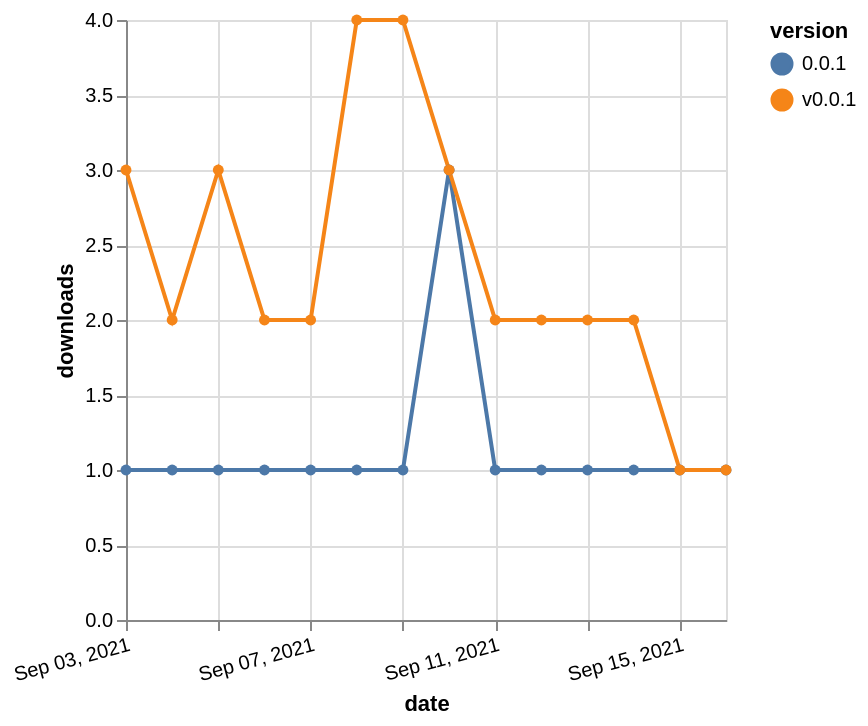

Source (Vega-Lite JSON):
### Vega-Lite specification from a JSON file in a GitHub repository (floating-point values rounded to 4 significant figures)
{"$schema": "https://vega.github.io/schema/vega-lite/v5.json", "description": "A simple bar chart with embedded data.", "data": {"values": [{"date": "2021-09-03", "total": 215, "delta": 1, "version": "0.0.1"}, {"date": "2021-09-04", "total": 216, "delta": 1, "version": "0.0.1"}, {"date": "2021-09-05", "total": 217, "delta": 1, "version": "0.0.1"}, {"date": "2021-09-06", "total": 218, "delta": 1, "version": "0.0.1"}, {"date": "2021-09-07", "total": 219, "delta": 1, "version": "0.0.1"}, {"date": "2021-09-08", "total": 220, "delta": 1, "version": "0.0.1"}, {"date": "2021-09-09", "total": 221, "delta": 1, "version": "0.0.1"}, {"date": "2021-09-10", "total": 224, "delta": 3, "version": "0.0.1"}, {"date": "2021-09-11", "total": 225, "delta": 1, "version": "0.0.1"}, {"date": "2021-09-12", "total": 226, "delta": 1, "version": "0.0.1"}, {"date": "2021-09-13", "total": 227, "delta": 1, "version": "0.0.1"}, {"date": "2021-09-14", "total": 228, "delta": 1, "version": "0.0.1"}, {"date": "2021-09-15", "total": 229, "delta": 1, "version": "0.0.1"}, {"date": "2021-09-16", "total": 230, "delta": 1, "version": "0.0.1"}, {"date": "2021-09-03", "total": 2961, "delta": 3, "version": "v0.0.1"}, {"date": "2021-09-04", "total": 2963, "delta": 2, "version": "v0.0.1"}, {"date": "2021-09-05", "total": 2966, "delta": 3, "version": "v0.0.1"}, {"date": "2021-09-06", "total": 2968, "delta": 2, "version": "v0.0.1"}, {"date": "2021-09-07", "total": 2970, "delta": 2, "version": "v0.0.1"}, {"date": "2021-09-08", "total": 2974, "delta": 4, "version": "v0.0.1"}, {"date": "2021-09-09", "total": 2978, "delta": 4, "version": "v0.0.1"}, {"date": "2021-09-10", "total": 2981, "delta": 3, "version": "v0.0.1"}, {"date": "2021-09-11", "total": 2983, "delta": 2, "version": "v0.0.1"}, {"date": "2021-09-12", "total": 2985, "delta": 2, "version": "v0.0.1"}, {"date": "2021-09-13", "total": 2987, "delta": 2, "version": "v0.0.1"}, {"date": "2021-09-14", "total": 2989, "delta": 2, "version": "v0.0.1"}, {"date": "2021-09-15", "total": 2990, "delta": 1, "version": "v0.0.1"}, {"date": "2021-09-16", "total": 2991, "delta": 1, "version": "v0.0.1"}]}, "width": "container", "mark": {"type": "line", "point": {"filled": true}}, "encoding": {"x": {"field": "date", "type": "temporal", "timeUnit": "yearmonthdate", "title": "date", "axis": {"labelAngle": -15}}, "y": {"field": "delta", "type": "quantitative", "title": "downloads"}, "color": {"field": "version", "type": "nominal"}, "tooltip": {"field": "delta"}}}
